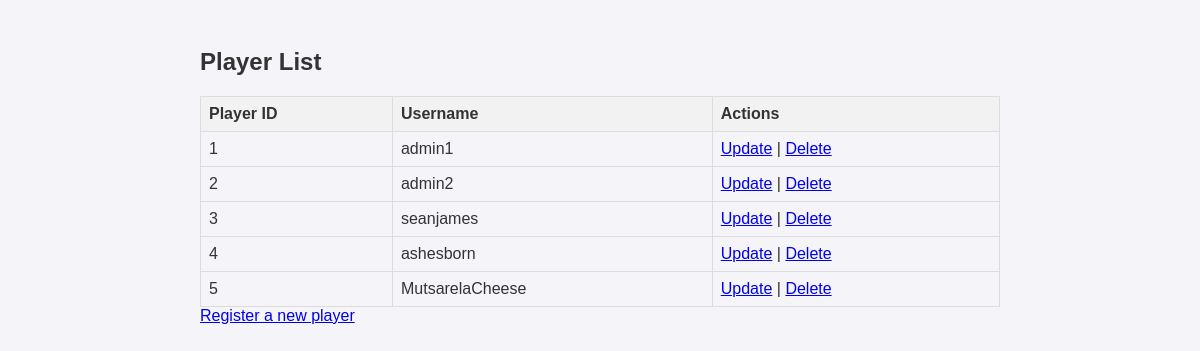
The page /accounts/players/ on the database as committed earlier.
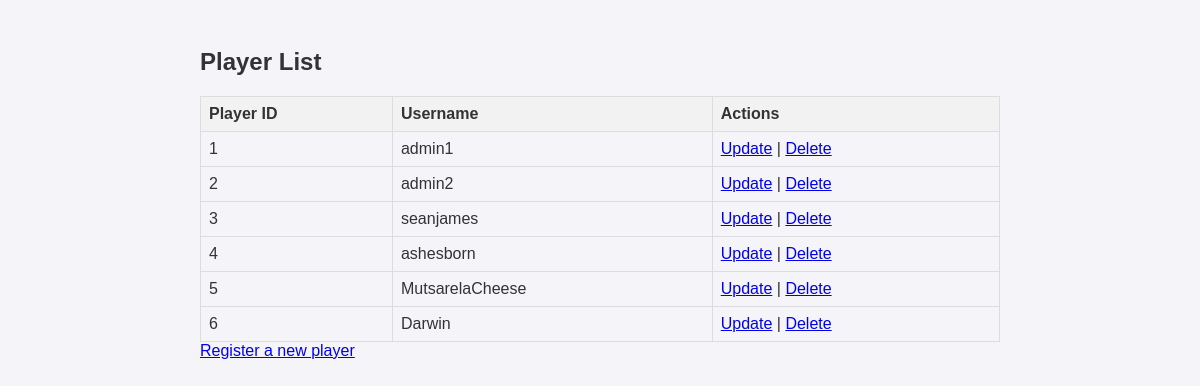
The same page on the database as committed later.
### accounts/models.py (models this page shows, shortened)
class Player(models.Model):
    playerID = models.AutoField(primary_key=True)
    username = models.CharField(max_length=100, unique=True)  # Ensure unique usernames
    password = models.CharField(max_length=128)  # Use enough space for hashed passwords
    profile_picture = models.ImageField(upload_to='profile_pics/', blank=True, null=True)

### accounts/views.py (the view)
# urls.py: path('players/', views.player_list, name='player_list'),  # List all players
def player_list(request):
    players = Player.objects.all()  # Get all players
    return render(request, 'player_list.html', {'players': players})

### accounts/templates/player_list.html (shortened to what this page needs)
<!DOCTYPE html>
<html lang="en">
<head>
</head>
<body>
    <div class="container">
        <h2>Player List</h2>
        <table>
            <thead>
                <tr>
                    <th>Player ID</th>
                    <th>Username</th>
                    <th>Actions</th>
                </tr>
            </thead>
            <tbody>
                {% for player in players %}
                <tr>
                    <td>{{ player.playerID }}</td>
                    <td>{{ player.username }}</td>
                    <td>
                        <a href="{% url 'update_player' player.playerID %}">Update</a> |
                        <a href="{% url 'delete_player' player.playerID %}">Delete</a>
                    </td>
                </tr>
                {% endfor %}
            </tbody>
        </table>
        <a href="{% url 'register' %}">Register a new player</a>
    </div>
</body>
</html>

### accounts/templates/player_list.html (style rules this page uses)
body { font-family: Arial, sans-serif; background-color: #f4f4f9; color: #333; }
.container { max-width: 800px; margin: 0 auto; padding: 20px; }
table { width: 100%; border-collapse: collapse; }
table, th, td { border: 1px solid #ddd; }
th, td { padding: 8px; text-align: left; }
th { background-color: #f2f2f2; }

Rows that differ between the two databases and show on the page:
added Player: playerID "6", username "Darwin"
